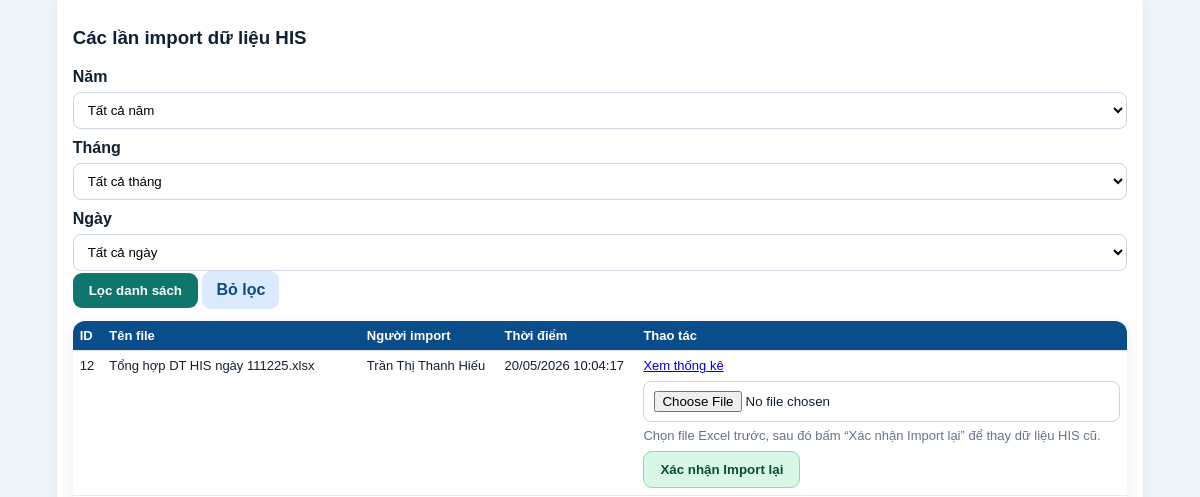
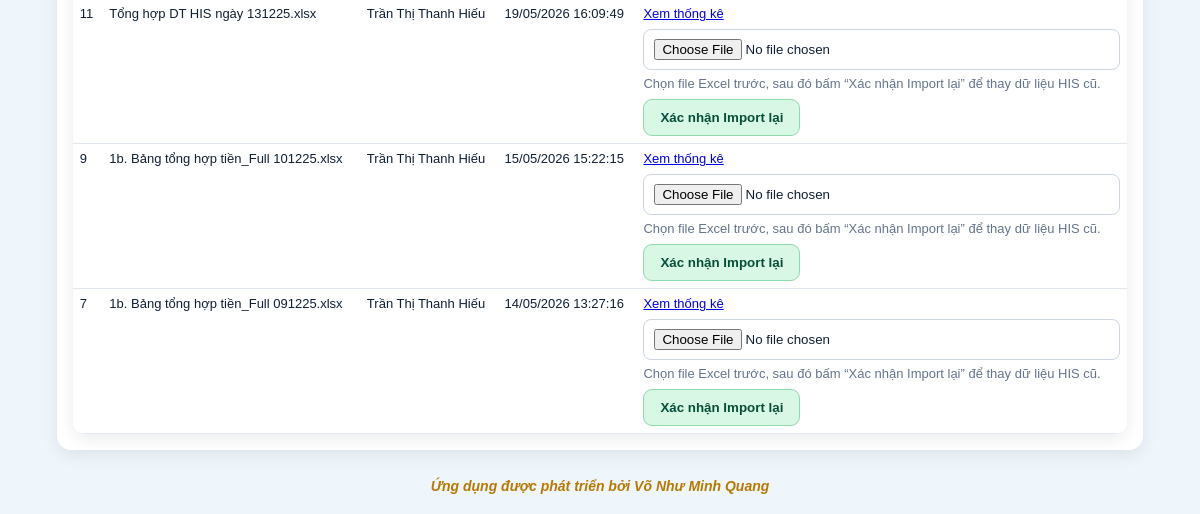
Page /cash-control (signed in, lower part) on the earlier database version (2 pictures, top to bottom).
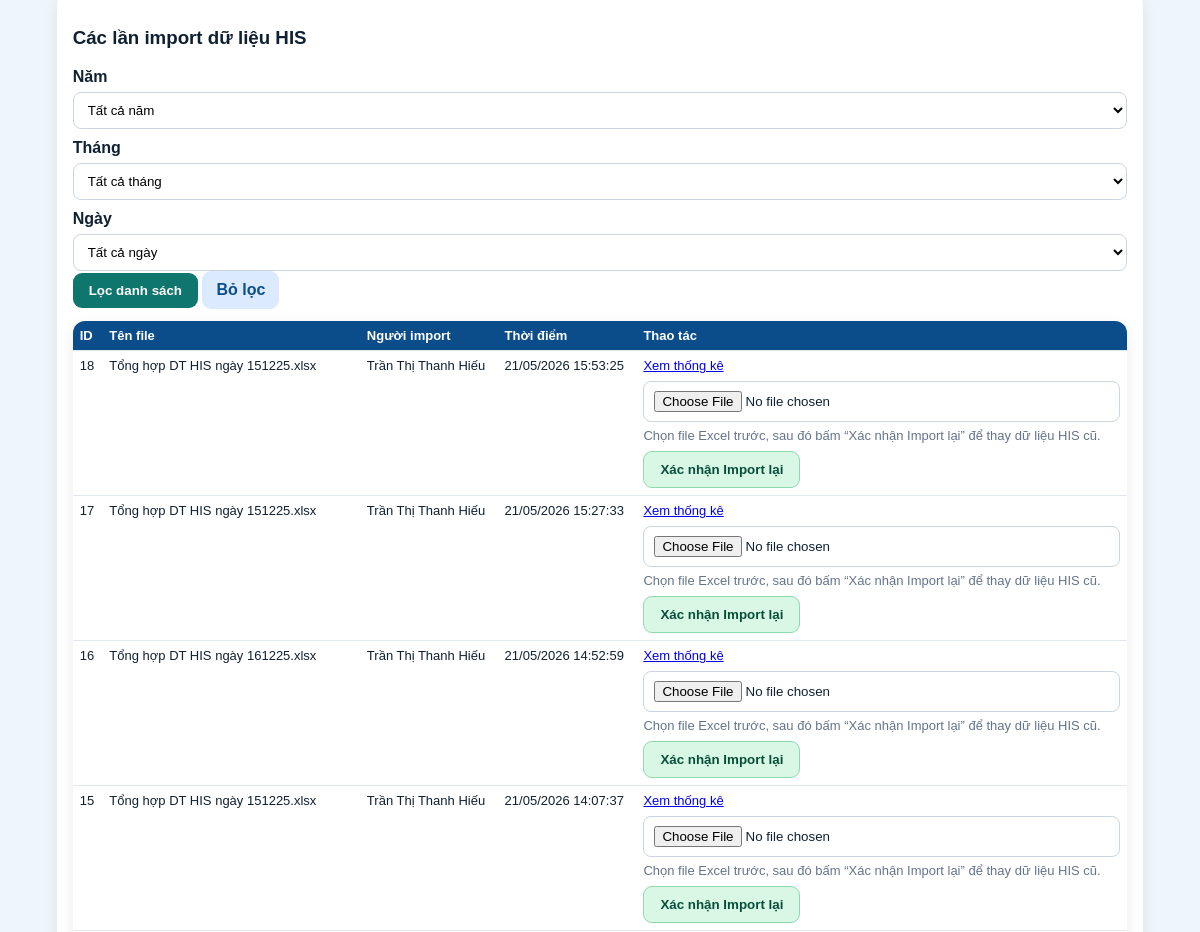
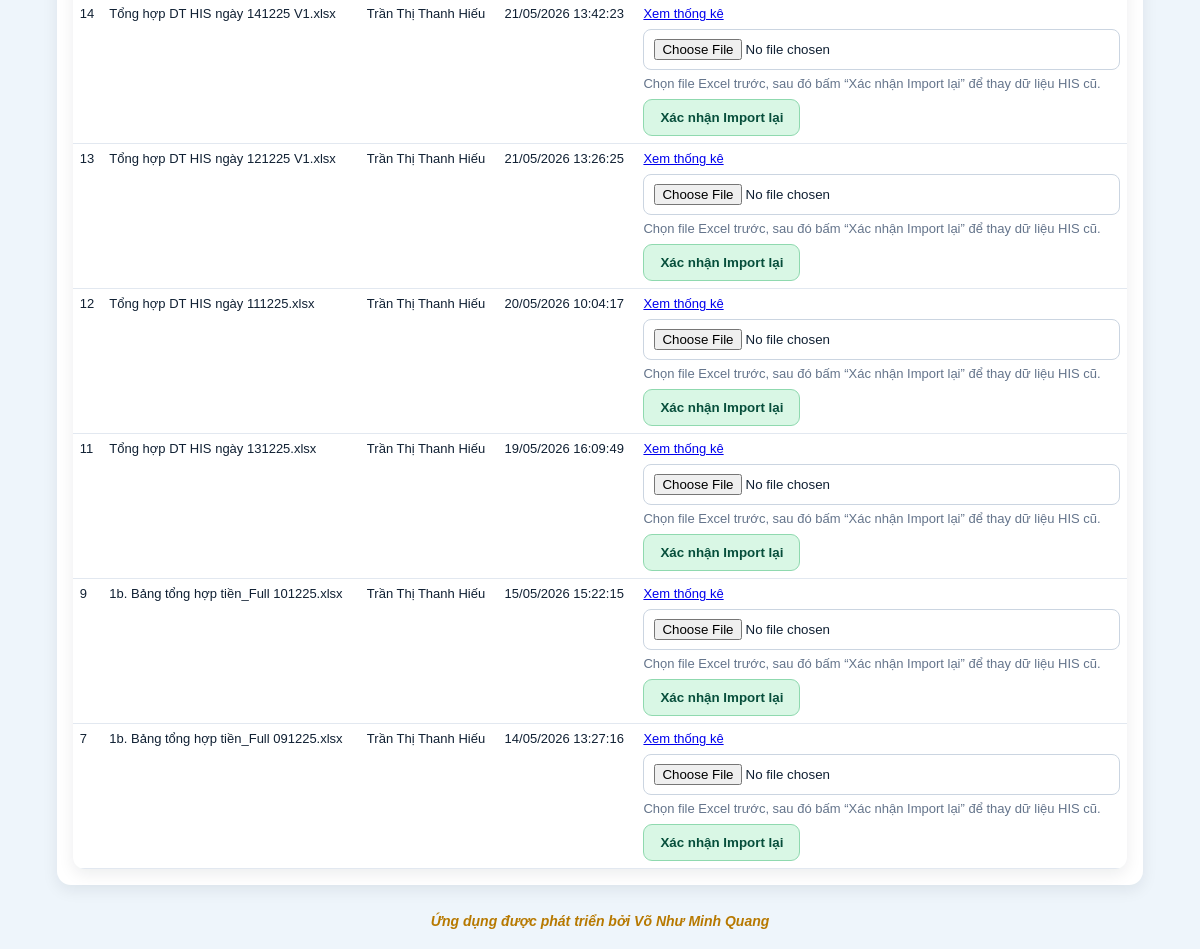
Same page on the later database version (2 pictures, top to bottom).
### tables this page shows
CREATE TABLE cash_control_batches (
                id INTEGER PRIMARY KEY AUTOINCREMENT,
                title TEXT NOT NULL,
                original_filename TEXT,
                report_date TEXT,
                created_by INTEGER NOT NULL,
                created_at TEXT NOT NULL DEFAULT CURRENT_TIMESTAMP,
                FOREIGN KEY(created_by) REFERENCES users(id)
            );

### app/models.py (models this page shows)
class Users(Base):
    __tablename__ = "users"
    id = Column(Integer, primary_key=True)
    username = Column(String, unique=True, nullable=False, index=True)
    full_name = Column(String, nullable=False)
    password_hash = Column(String, nullable=False)
    unit_code = Column(String, nullable=False, default="THANH_VIEN_TRUNG_TAP")
    role_code = Column(String, nullable=False, default="THANH_VIEN_TRUNG_TAP")
    position_title = Column(String, nullable=False, default="Thành viên trưng tập")
    is_active = Column(Integer, nullable=False, default=1)
    created_at = Column(String, nullable=False)
    status = column_property(
        case(
            (is_active == 1, "ACTIVE"),
            else_="LOCKED",
        )
    )

### app/routers/cash_control.py (the view)
@router.get("")
def cash_control_index(request: Request):
    denied = require_login(request)
    if denied:
        return denied
    user = request.state.user
    active_main_tab = request.query_params.get("main_tab") or "summary"
    active_summary_tab = request.query_params.get("summary_tab") or "his"
    if user.get("role_code") in BOARD_ROLES:
        active_main_tab = "voucher"
        active_summary_tab = "his"
    selected_his_import_year = query_text(request, "his_import_year")
    selected_his_import_month = query_text(request, "his_import_month")
    selected_his_import_day = query_text(request, "his_import_day")
    selected_cashbook_import_year = query_text(request, "cashbook_import_year")
    selected_cashbook_import_month = query_text(request, "cashbook_import_month")
    selected_cashbook_import_day = query_text(request, "cashbook_import_day")
    selected_accounting_import_year = query_text(request, "accounting_import_year")
    selected_accounting_import_month = query_text(request, "accounting_import_month")
    selected_accounting_import_day = query_text(request, "accounting_import_day")
    selected_cash_voucher_year = query_text(request, "cash_voucher_year")
    selected_cash_voucher_month = query_text(request, "cash_voucher_month")
    selected_cash_voucher_day = query_text(request, "cash_voucher_day")
    editing_voucher_id = query_int(request, "editing_voucher_id")
    if user.get("role_code") in BOARD_ROLES:
        editing_voucher_id = None
    with get_conn() as conn:
        batches = conn.execute(
            """
            SELECT b.*, u.full_name AS creator_name
            FROM cash_control_batches b
            JOIN users u ON u.id = b.created_by
            ORDER BY b.id DESC
            """
        ).fetchall()
        cash_voucher_where = ["1=1"]
        cash_voucher_params: list[Any] = []
        if user.get("role_code") == "ADMIN":
            pass
        elif user.get("role_code") in HEAD_ROLES:
            pass
        elif user.get("role_code") in BOARD_ROLES:
            cash_voucher_where.append("v.status IN ('SUBMITTED_TO_BOARD', 'BOARD_VIEWED', 'BOARD_SAVED')")
        else:
            cash_voucher_where.append("v.created_by = ?")
            cash_voucher_params.append(user["id"])
        if selected_cash_voucher_year:
            cash_voucher_where.append("strftime('%Y', v.created_at) = ?")
            cash_voucher_params.append(selected_cash_voucher_year)
        if selected_cash_voucher_month:
            cash_voucher_where.append("strftime('%m', v.created_at) = ?")
            cash_voucher_params.append(selected_cash_voucher_month.zfill(2))
        if selected_cash_voucher_day:
            cash_voucher_where.append("strftime('%d', v.created_at) = ?")
            cash_voucher_params.append(selected_cash_voucher_day.zfill(2))
        cash_voucher_where_sql = " AND ".join(cash_voucher_where)
        cash_control_vouchers = conn.execute(
            f"""
            SELECT v.*, u.full_name AS creator_name
            FROM cash_control_vouchers v
            JOIN users u ON u.id = v.created_by
            WHERE {cash_voucher_where_sql}
            ORDER BY v.id DESC
            """,
            cash_voucher_params,
        ).fetchall()
        cash_control_voucher_years = conn.execute(
            """
            SELECT DISTINCT strftime('%Y', created_at) AS year
            FROM cash_control_vouchers
            WHERE created_at IS NOT NULL
            ORDER BY year DESC
            """
        ).fetchall()
        editing_cash_voucher = None
        if editing_voucher_id:
            editing_cash_voucher = conn.execute(
                """
                SELECT v.*, u.full_name AS creator_name
                FROM cash_control_vouchers v
                JOIN users u ON u.id = v.created_by
                WHERE v.id = ?
                """,
                (editing_voucher_id,),
            ).fetchone()
            if not can_view_cash_control_voucher(user, editing_cash_voucher):
                editing_cash_voucher = None
    cash_control_voucher_rows = []
    for row in cash_control_vouchers:
        item = dict(row)
        item["is_new_for_current_user"] = False
        if user["role_code"] == "ADMIN" and item["status"] in ("SUBMITTED_TO_HEAD", "SUBMITTED_TO_BOARD"):
            item["is_new_for_current_user"] = True
        elif user["role_code"] in HEAD_ROLES and item["status"] == "SUBMITTED_TO_HEAD" and item["current_handler"] == user["id"]:
            item["is_new_for_current_user"] = True
        elif user["role_code"] in BOARD_ROLES and item["status"] == "SUBMITTED_TO_BOARD" and (
            item["current_handler"] == user["id"]
            or item["board_user_id"] == user["id"]
            or item["current_handler"] is None
        ):
            item["is_new_for_current_user"] = True
        cash_control_voucher_rows.append(item)
    cash_control_new_count = sum(1 for item in cash_control_voucher_rows if item["is_new_for_current_user"])
    cash_control_voucher_months = [f"{i:02d}" for i in range(1, 13)]
    cash_control_voucher_days = [f"{i:02d}" for i in range(1, 32)]
    his_import_filter_choices = import_filter_choices(list(batches))
    filtered_batches = filter_import_batches(
        list(batches),
        selected_year=selected_his_import_year,
        selected_month=selected_his_import_month,
        selected_day=selected_his_import_day,
    )
    selected_his_batch_id = query_int(request, "his_batch_id")
    selected_cashbook_batch_id = query_int(request, "cashbook_batch_id")
    selected_accounting_batch_id = query_int(request, "accounting_batch_id")
    if active_main_tab == "voucher" and editing_cash_voucher:
        if selected_his_batch_id is None:
            selected_his_batch_id = editing_cash_voucher["his_batch_id"]
        if selected_cashbook_batch_id is None:
            selected_cashbook_batch_id = editing_cash_voucher["cashbook_batch_id"]
        if selected_accounting_batch_id is None:
            selected_accounting_batch_id = editing_cash_voucher["accounting_batch_id"]
    his_context = load_latest_his_context(selected_his_batch_id) if active_main_tab in {"reconcile", "voucher"} else {
        "selected_batch": None,
        "summaries": [],
        "totals": {},
    }
    cashbook_context = load_cashbook_context(selected_cashbook_batch_id)
    accounting_context = load_accounting_context(selected_accounting_batch_id)
    reconcile_context = build_reconcile_context(
        his_context["totals"],
        his_context["summaries"],
        cashbook_context,
        accounting_context,
        his_context["selected_batch"]["id"] if his_context["selected_batch"] else None,
    )
    control_voucher_context = build_control_voucher_context(
        his_context["totals"],
        cashbook_context,
        accounting_context,
    )
    signature_user_context = load_cash_control_signature_users()
    cashbook_import_filter_choices = import_filter_choices(list(cashbook_context.get("cashbook_batches", [])))
    accounting_import_filter_choices = import_filter_choices(list(accounting_context.get("accounting_batches", [])))
    filtered_cashbook_batches = filter_import_batches(
        list(cashbook_context.get("cashbook_batches", [])),
        selected_year=selected_cashbook_import_year,
        selected_month=selected_cashbook_import_month,
        selected_day=selected_cashbook_import_day,
    )
    filtered_accounting_batches = filter_import_batches(
        list(accounting_context.get("accounting_batches", [])),
        selected_year=selected_accounting_import_year,
        selected_month=selected_accounting_import_month,
        selected_day=selected_accounting_import_day,
    )
    return templates.TemplateResponse(
        "cash_control_index.html",
        {
            "request": request,
            "user": user,
            "batches": filtered_batches,
            "his_import_years": his_import_filter_choices["years"],
            "his_import_months": his_import_filter_choices["months"],
            "his_import_days": his_import_filter_choices["days"],
            "selected_his_import_year": selected_his_import_year,
            "selected_his_import_month": selected_his_import_month.zfill(2) if selected_his_import_month else "",
            "selected_his_import_day": selected_his_import_day.zfill(2) if selected_his_import_day else "",
            "cashbook_batches_filtered": filtered_cashbook_batches,
            "cashbook_import_years": cashbook_import_filter_choices["years"],
            "cashbook_import_months": cashbook_import_filter_choices["months"],
            "cashbook_import_days": cashbook_import_filter_choices["days"],
            "selected_cashbook_import_year": selected_cashbook_import_year,
            "selected_cashbook_import_month": selected_cashbook_import_month.zfill(2) if selected_cashbook_import_month else "",
            "selected_cashbook_import_day": selected_cashbook_import_day.zfill(2) if selected_cashbook_import_day else "",
            "accounting_batches_filtered": filtered_accounting_batches,
            "accounting_import_years": accounting_import_filter_choices["years"],
            "accounting_import_months": accounting_import_filter_choices["months"],
            "accounting_import_days": accounting_import_filter_choices["days"],
            "selected_accounting_import_year": selected_accounting_import_year,
            "selected_accounting_import_month": selected_accounting_import_month.zfill(2) if selected_accounting_import_month else "",
            "selected_accounting_import_day": selected_accounting_import_day.zfill(2) if selected_accounting_import_day else "",
            "cash_control_status_labels": CASH_CONTROL_STATUS_LABELS,
            "cash_control_vouchers": cash_control_voucher_rows,
            "cash_control_voucher_years": cash_control_voucher_years,
            "cash_control_voucher_months": cash_control_voucher_months,
            "cash_control_new_count": cash_control_new_count,
            "cash_control_voucher_days": cash_control_voucher_days,
            "selected_cash_voucher_year": selected_cash_voucher_year,
            "selected_cash_voucher_month": selected_cash_voucher_month.zfill(2) if selected_cash_voucher_month else "",
            "selected_cash_voucher_day": selected_cash_voucher_day.zfill(2) if selected_cash_voucher_day else "",
            "editing_cash_voucher": editing_cash_voucher,
            "selected_batch": his_context["selected_batch"],
            "summaries": his_context["summaries"],
            "totals": his_context["totals"],
            "error": None,
            "active_main_tab": active_main_tab,
            "active_summary_tab": active_summary_tab,
            "cash_control_revenue_items": CASH_CONTROL_REVENUE_ITEMS,
            "cash_control_expense_items": CASH_CONTROL_EXPENSE_ITEMS,
            "format_vn_sqlite_datetime": format_vn_sqlite_datetime,
            "format_vn_control_date": format_vn_control_date,
            "selected_his_batch_id": selected_his_batch_id or (his_context["selected_batch"]["id"] if his_context["selected_batch"] else None),
            "selected_cashbook_batch_id": selected_cashbook_batch_id or (cashbook_context["selected_cashbook_batch"]["id"] if cashbook_context["selected_cashbook_batch"] else None),
            "selected_accounting_batch_id": selected_accounting_batch_id or (accounting_context["selected_accounting_batch"]["id"] if accounting_context["selected_accounting_batch"] else None),
            **cashbook_context,
            **accounting_context,
            **reconcile_context,
            **control_voucher_context,
            **signature_user_context,
        },
    )

### app/templates/cash_control_index.html (shortened to what this page needs)
{% extends 'base.html' %}
{% block content %}
{% if active_main_tab == 'summary' %}
  {% if active_summary_tab == 'his' %}
  <div class="panel">
    <h3>Các lần import dữ liệu HIS</h3>
    <form method="get" action="/cash-control" class="grid3" style="margin-bottom:12px;">
      <div>
        <label>Năm</label>
        <select name="his_import_year">
          <option value="">Tất cả năm</option>
        </select>
      </div>
      <div>
        <label>Tháng</label>
        <select name="his_import_month">
          <option value="">Tất cả tháng</option>
        </select>
      </div>
      <div>
        <label>Ngày</label>
        <select name="his_import_day">
          <option value="">Tất cả ngày</option>
        </select>
      </div>
      <div style="grid-column:1/-1;">
        <button class="primary cash-control-ui-font" type="submit">Lọc danh sách</button>
        <a class="secondary-link cash-control-ui-font" href="/cash-control?main_tab=summary&summary_tab=his">Bỏ lọc</a>
      </div>
    </form>
    <table class="table compact">
      <thead>
        <tr>
          <th>ID</th>
          <th>Tên file</th>
          <th>Người import</th>
          <th>Thời điểm</th>
          <th>Thao tác</th>
        </tr>
      </thead>
      <tbody>
        {% for b in batches %}
        <tr>
          <td>{{ b.id }}</td>
          <td>{{ b.original_filename }}</td>
          <td>{{ b.creator_name }}</td>
          <td>{{ format_vn_sqlite_datetime(b.created_at) }}</td>
          <td>
            <a href="/cash-control/{{ b.id }}?main_tab=summary&summary_tab=his">Xem thống kê</a>
            <form method="post" action="/cash-control/import/{{ b.id }}/replace" enctype="multipart/form-data" style="margin-top:8px;">
              <input type="file" name="revenue_file" accept=".xlsx" required>
              <div class="muted" style="margin-top:6px;">
                Chọn file Excel trước, sau đó bấm “Xác nhận Import lại” để thay dữ liệu HIS cũ.
              </div>
              <button class="secondary cash-control-ui-font cash-btn-confirm-import" type="submit" style="margin-top:8px;" onclick="return confirm('Bạn chắc chắn muốn import lại dữ liệu HIS? Dữ liệu cũ sẽ được thay bằng file mới.');">Xác nhận Import lại</button>
            </form>
          </td>
        </tr>
        {% else %}
        <tr><td colspan="5" class="empty">Chưa có dữ liệu import HIS.</td></tr>
        {% endfor %}
      </tbody>
    </table>
  </div>
  {% endif %}
{% endif %}
{% endblock %}

### app/templates/base.html (shortened to what this page needs)
<!doctype html>
<html lang="vi">
<head>
  <link rel="stylesheet" href="/static/style.css">
</head>
<body class="{% if not request.state.user %}auth-page{% endif %}">
  <main class="container">
    {% block content %}{% endblock %}
  </main>
  {% if request.state.user %}
  <footer class="app-footer">
    Ứng dụng được phát triển bởi Võ Như Minh Quang
  </footer>
  {% endif %}
</body>
</html>

Differences in the rows shown:
added cash_control_batches: id "18", original_filename "Tổng hợp DT HIS ngày 151225.xlsx", creator_name "Trần Thị Thanh Hiếu", created_at "21/05/2026 15:53:25"
added cash_control_batches: id "17", original_filename "Tổng hợp DT HIS ngày 151225.xlsx", creator_name "Trần Thị Thanh Hiếu", created_at "21/05/2026 15:27:33"
added cash_control_batches: id "16", original_filename "Tổng hợp DT HIS ngày 161225.xlsx", creator_name "Trần Thị Thanh Hiếu", created_at "21/05/2026 14:52:59"
added cash_control_batches: id "15", original_filename "Tổng hợp DT HIS ngày 151225.xlsx", creator_name "Trần Thị Thanh Hiếu", created_at "21/05/2026 14:07:37"
added cash_control_batches: id "14", original_filename "Tổng hợp DT HIS ngày 141225 V1.xlsx", creator_name "Trần Thị Thanh Hiếu", created_at "21/05/2026 13:42:23"
added cash_control_batches: id "13", original_filename "Tổng hợp DT HIS ngày 121225 V1.xlsx", creator_name "Trần Thị Thanh Hiếu", created_at "21/05/2026 13:26:25"
